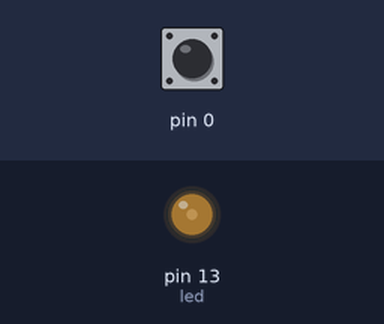
The sketch below on a simulated Arduino Uno, built with avr-gcc and run on an emulated ATmega328P. Shown: output pins drawn as LEDs (lit = HIGH). The test bench sets the inputs (shaded band); at power-on: pin 0 LOW.

Above: at 1.2 s.
1.3 s: pin 0 driven HIGH
At 1.9 s:
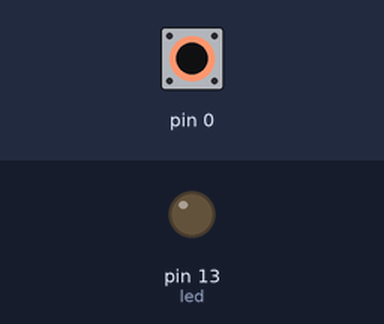
2.8 s: pin 0 driven LOW
At 4.0 s:
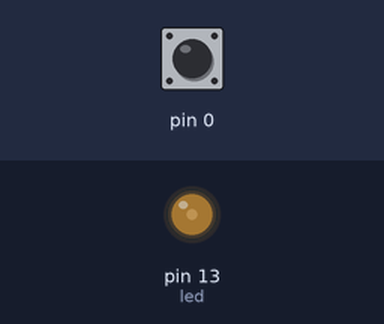
4.3 s: pin 0 pulsed HIGH 5 times (0.12 s each, 0.3 s apart)
7.3 s: pin 0 pulsed HIGH 2 times (0.12 s each, 0.3 s apart)
At 7.71 s:
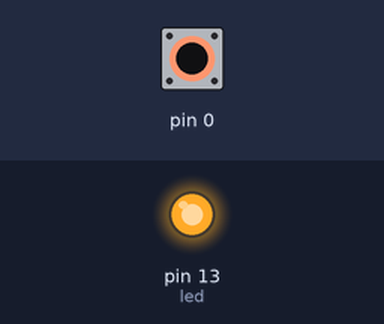
Timing chart, 0 to 10.3 s (numbered marks = the images above; inputs shaded):
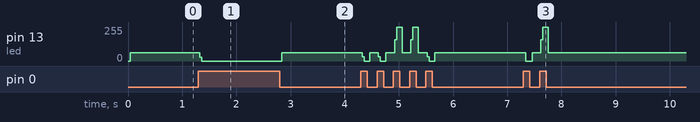

The sketch:

p4b_debounceO.ino
```cpp
int led=13;
int sw1=A0;
int sw2=A1;


void setup() {
  // put your setup code here, to run once:
  pinMode(led,OUTPUT);
  pinMode(sw1,INPUT);
  digitalWrite(sw1,HIGH);
  pinMode(sw2,INPUT);
  digitalWrite(sw2,HIGH);
}

void loop() {
  // put your main code here, to run repeatedly:
  int sw1=digitalRead(sw1);
  int sw2=digitalRead(sw2);
  if(sw1==LOW){digitalWrite(led,HIGH);}
  if(sw2==LOW){digitalWrite(led,LOW);}
}
```

Measured:
- after the input at 1.3 s, pin 13 (led): 61/255 → 0/255 at once
- after the input at 2.8 s, pin 13 (led): 0/255 → 61/255 at once
- after the input at 7.3 s, pin 13 (led): 61/255 → 0/255 at once, → 61/255 0.12 s later, → 255/255 0.16 s later, → 61/255 0.14 s later
